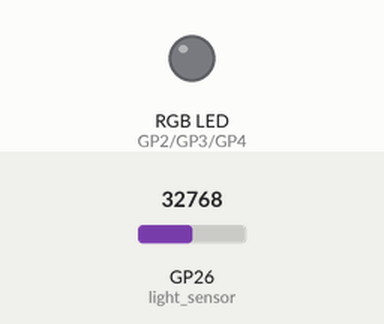
Recording of a program running on a simulated Raspberry Pi Pico running MicroPython. Parts: an RGB LED mixed from three pins (HIGH = lit). The test bench sets the inputs (shaded band); at power-on: GP26 (light_sensor) = 32768 (analog values on the 0–65535 scale). Dim RGB values are drawn brighter than linear; what the program prints to the serial console is not drawn.

Above: at 1.2 s.
1.3 s: GP26 (light_sensor) set to 30704
2.8 s: GP26 (light_sensor) set to 29344
At 3.3 s:
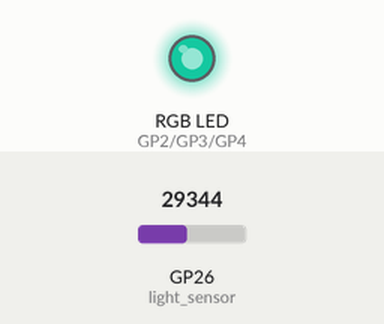
Timing chart, 0 to 5.8 s (numbered marks = the images above; inputs shaded):
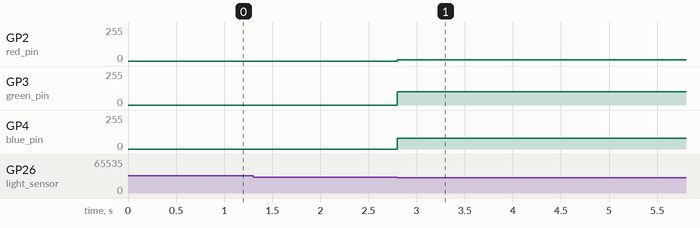

The program:

app8-night-light.py
```python
from machine import ADC, Pin, PWM

light_sensor = ADC(26)
calibration_value = light_sensor.read_u16()

red_pin = PWM(Pin(2))
green_pin = PWM(Pin(3))
blue_pin = PWM(Pin(4))

red_pin.freq(5000)
green_pin.freq(5000)
blue_pin.freq(5000)

while True:
    print(light_sensor.read_u16())

    if light_sensor.read_u16() < calibration_value - 3000:
        red_pin.duty_u16(2560)
        green_pin.duty_u16(25600)
        blue_pin.duty_u16(20480)
    else:
        red_pin.duty_u16(0)
        green_pin.duty_u16(0)
        blue_pin.duty_u16(0)
```

Measured:
- the behaviour switches between 29776 and 29760 on GP26 (light_sensor) (found by bisection; images 0 and 1)
- after the input at 2.8 s, GP2 (red_pin): 0/255 → 10/255 at once; GP3 (green_pin): 0/255 → 100/255 at once; GP4 (blue_pin): 0/255 → 80/255 at once
